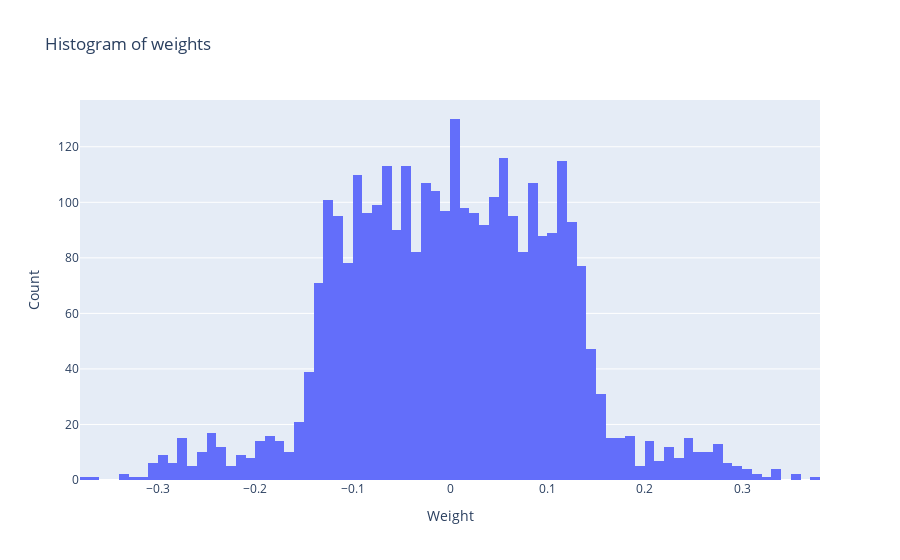

Notebook code for this chart:
### Code cell
fig = go.Figure(data=[go.Histogram(x=weights)])
fig.update_layout(title_text='Histogram of weights', xaxis_title_text='Weight', yaxis_title_text='Count')
fig.show()

### Figure 1 — Plotly figure (JSON) as saved in the notebook; plotly's stock layout.template omitted (floating-point values rounded to 4 significant figures; data arrays with more than 128 entries replaced by an {"elided": "..."} marker saying what was removed)
{"data": [{"type": "histogram", "x": {"elided": "3201 float values"}}], "layout": {"title": {"text": "Histogram of weights"}, "xaxis": {"title": {"text": "Weight"}}, "yaxis": {"title": {"text": "Count"}}}}
